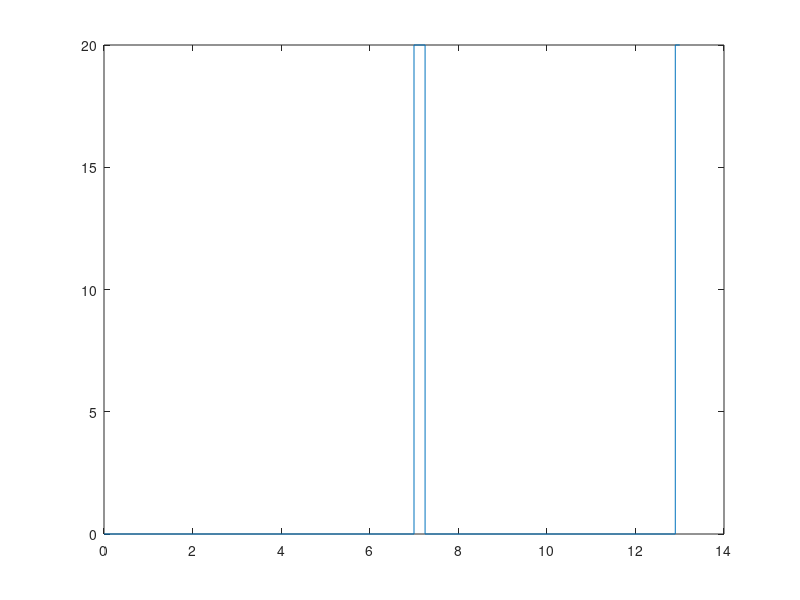

Here is the MATLAB script that generated this plot:
%Comprobar tiempo

Timeline = [8, 0, 7, 7, 7.25, 7.25, 12.9, 12.9, 13, 0, 0, 20, 20, 0, 0, 20, 20];
if length(Timeline) ~= Timeline(1)*2 + 1
    error('No cuadran las longitudes')
end
Timelinex = Timeline(2:1+Timeline(1));
Timeliney = Timeline(Timeline(1) + 2:end);

figure(99)
plot(Timelinex, Timeliney)